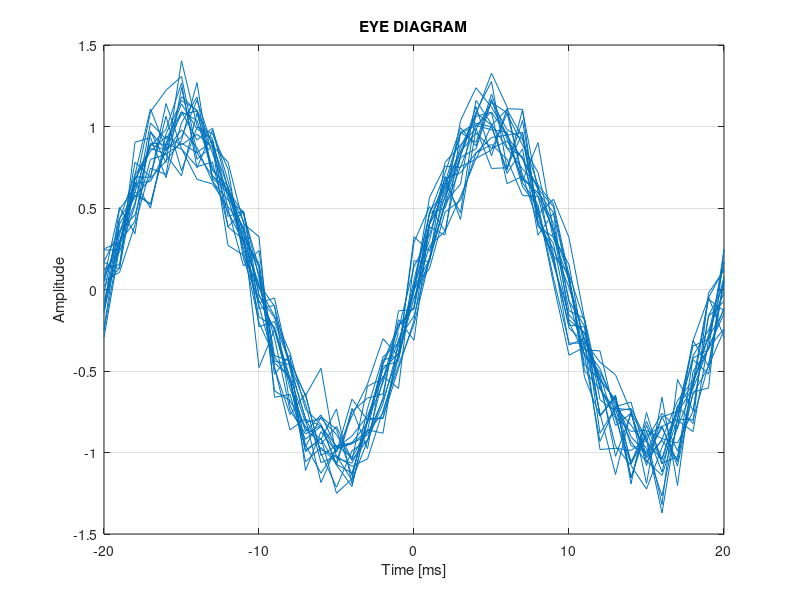

Write MATLAB code to recreate this figure.

close all
clearvars
clc


%% PARAMETERS

Fc = 50;                                              % Sinusoid frequency
Ncyc = 40;                                            % Number of signal cycles to be simulated
osf = 20;                                             % Oversampling factor [Sa/S]
Var = 0.15;                                           % Noise variance



%% PROCESSING

Fs = osf*Fc;                                          % Sample rate [Sa/s]
Time = 1/Fs*(0:osf*Ncyc-1);                           % Time axis [s]
Sgn = sin(2*pi*Fc*Time);                              % Create testing signal
Sgn = Sgn+Var*randn(1,length(Sgn));                   % Add Gaussian noise

Ew = 2*osf;                                           % Eye-diagram window [Sa] (X-range)
Ep = Ew/Fs*1e3;                                       % Eye-diagram period (to rescale X-axis label numbering)



%% RESULTS

eyediagram(Sgn,Ew,Ep)
title('EYE DIAGRAM')
xlabel('Time [ms]')
grid on



%% NOTES

% 1. At the end of the day, the eye-diagram means simply to graphically overlap successive chunks
%     of a periodic signal to check how uch it varies in time (e.g. due to noise or sync issues).
